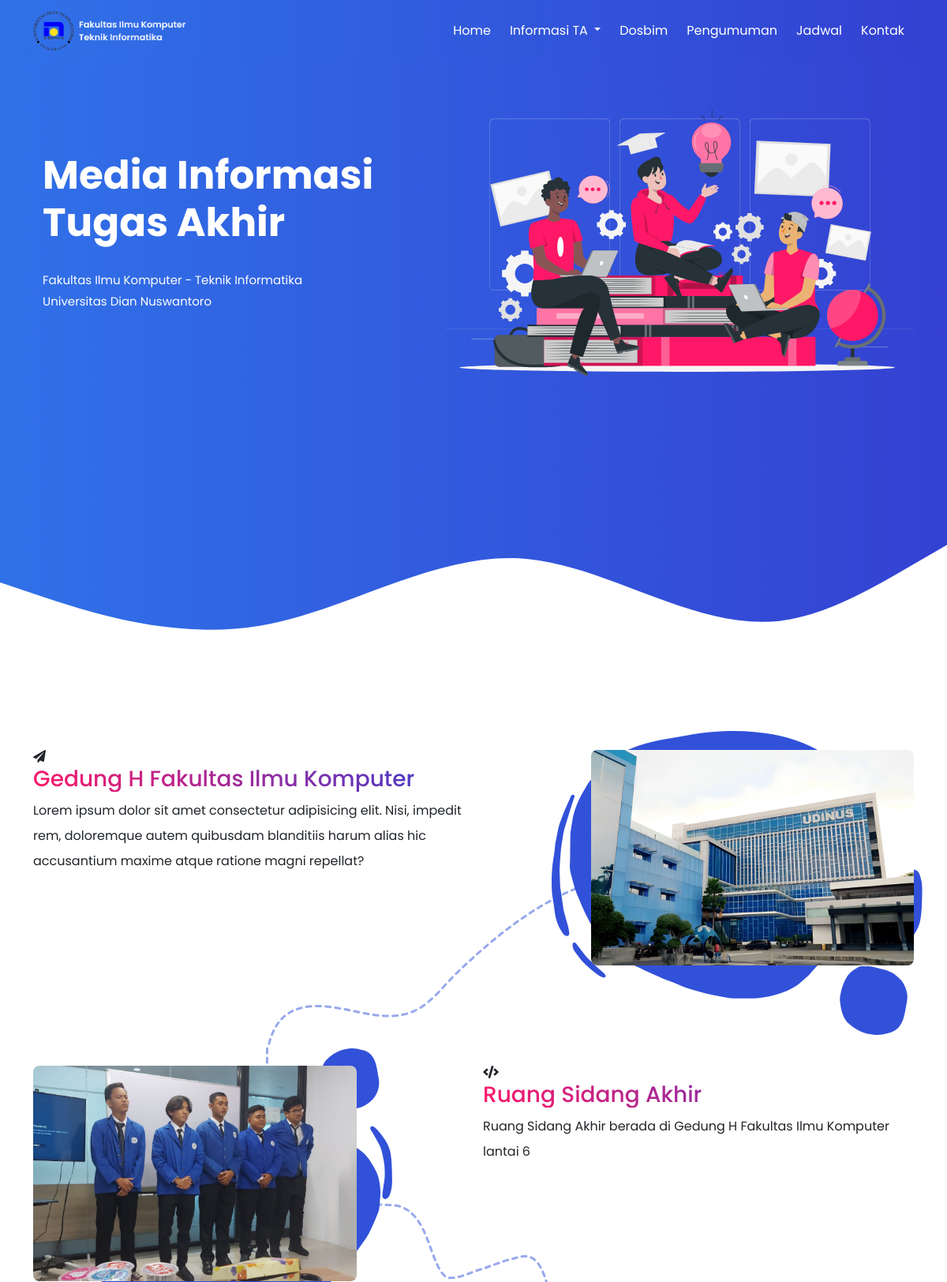
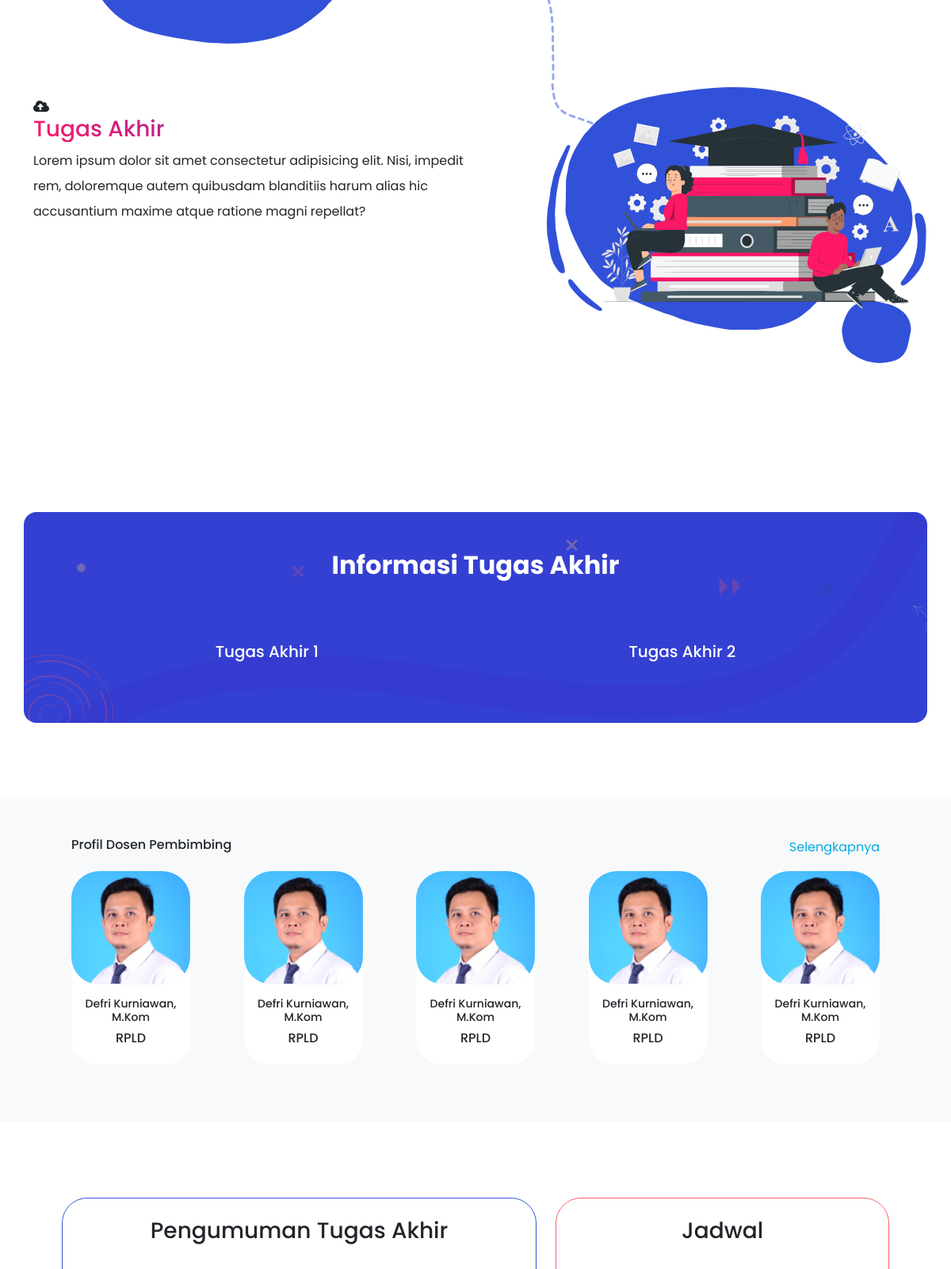
The page / (upper part) on the database its author committed (2 pictures, top to bottom).
### tables this page shows
CREATE TABLE `tb_dosbim` (
  `id` int(11) NOT NULL,
  `npp` varchar(128) NOT NULL,
  `nama` varchar(128) NOT NULL,
  `bidang` varchar(128) NOT NULL,
  `gambar` varchar(128) NOT NULL
);

### application/controllers/Dashboard.php (called while the page is built, shortened)
<?php
class Dashboard extends CI_Controller
{
    public function index()
    {
        $data['dosbim'] = $this->model_dosbim->getDosbim();
        $this->load->view('layout/front-header');
        $this->load->view('layout/front-navbar');
        $this->load->view('front-end/index', $data);
        $this->load->view('layout/front-footer');
    }
}

### index.php (called while the page is built, shortened)
<?php
require_once BASEPATH.'core/CodeIgniter.php';

### application/models/model_dosbim.php (called while the page is built, shortened)
<?php
class model_dosbim extends CI_Model
{
    public function getDosbim()
    {
        $query = $this->db->get('tb_dosbim');
        return $query->result();
    }
}

### application/views/front-end/index.php (the view, shortened to what this page needs)
<nav class="navbar navbar-expand-lg menu navbar-dark fixed-top" id="navbar">
    <div class="container">
        <a class="navbar-brand" href="<?php echo base_url('dashboard') ?>">
            <img src="<?php echo base_url() ?>assets/front-end/assets/images/lgo.png" alt="logo" width="200" height="50" class="d-inline-block align-text-top">
        </a>
        <div class="collapse navbar-collapse" id="navbarSupportedContent">
            <ul class="navbar-nav ms-auto mb-2 mb-lg-0 small fw-bolder">
                <li class="nav-item mx-1"><a class="nav-link" href="<?php echo base_url('dashboard') ?>">Home</a>
                </li>
                <li class="nav-item dropdown mx-1">
                    <a class="nav-link dropdown-toggle" href="#" id="informasiDropdown" role="button" data-bs-toggle="dropdown" aria-haspopup="true" aria-expanded="false">
                        Informasi TA
                    </a>
                </li>
                <li class="nav-item mx-1"><a class="nav-link" href="<?php echo base_url('dashboard/dosbim') ?>">Dosbim</a>
                </li>
                <li class="nav-item mx-1"><a class="nav-link" href="<?php echo base_url('dashboard/pengumuman') ?>">Pengumuman</a>
                </li>
                <li class="nav-item mx-1"><a class="nav-link" href="<?php echo base_url('dashboard/jadwal') ?>">Jadwal</a></li>
                <li class="nav-item mx-1"><a class="nav-link" href="<?php echo base_url('dashboard/kontak') ?>">Kontak</a></li>
            </ul>
        </div>
    </div>
</nav>
<div id="home" class="intro-section">
    <div class="container">
        <div class="row justify-content-center">
            <div class="col-lg-5 col-md-12 col-sm-12 ">
                <div class="container mt-lg-5">
                    <div class="header-hero-content text-center pt-sm-5" style="margin-top: 80px;" data-aos="fade-right" data-aos-duration="1500">
                        <h2 class="header-title mt-sm-5">Media Informasi Tugas Akhir</h2>
                        <p class="text text-title">Fakultas Ilmu Komputer - Teknik Informatika</p>
                        <p class="text text-title mt-1">Universitas Dian Nuswantoro</p>
                    </div>
                </div>
            </div>
            <div class="col-lg-7 col-md-12 col-sm-12 mt-md-5 mb-md-5" data-aos="fade-left" data-aos-duration="1500">
                <img src="<?php echo base_url() ?>assets/front-end/assets/images/banner1.svg" alt="" class="mt-lg-5 ms-lg-5">
            </div>
        </div>
    </div>
</div>
<section class="bg-white py-5 my-5 mt-md-5">
    <div class="container" style="background-image: url('<?php echo base_url() ?>assets/front-end/assets/images/section1.svg'); height: 400px;">
        <div class="row">
            <div class="col-lg-6 col-md-6 col-sm-12 col-xs-12 services mt-4">
                <div class="services__content" data-aos="fade-right" data-aos-duration="1000">
                    <div class="icon d-block fas fa-paper-plane"></div>
                    <h3 class="display-3--title mt-1 txt-gradient">Gedung H Fakultas Ilmu Komputer</h3>
                    <p class="lh-lg">
                        Lorem ipsum dolor sit amet consectetur adipisicing elit. Nisi, impedit rem, doloremque
                        autem quibusdam blanditiis harum alias hic accusantium maxime atque ratione magni
                        repellat?
                    </p>
                </div>
            </div>
            <div class="col-lg-6 col-md-6 col-sm-12 col-xs-12 services mt-4 text-end" data-aos="fade-left" data-aos-duration="1000">
                <div>
                    <img src="<?php echo base_url() ?>assets/front-end/assets/images/dinus600.jpg" alt="..." class="h-75 w-75">
                </div>
            </div>
        </div>
    </div>
    <div class="container" style="background-image: url('<?php echo base_url() ?>assets/front-end/assets/images/section2.svg'); height: 400px;">
        <div class="row">
            <div class="col-lg-6 col-md-6 col-sm-12 col-xs-12 services mt-4 text-start" data-aos="fade-right" data-aos-duration="1000">
                <div>
                    <img src="<?php echo base_url() ?>assets/front-end/assets/images/img-2-600.png" alt="..." class="h-75 w-75">
                </div>
            </div>
            <div class="col-lg-6 col-md-6 col-sm-12 col-xs-12 services mt-4">
                <div class="services__content" data-aos="fade-left" data-aos-duration="1000">
                    <div class="icon d-block fas fa-code"></div>
                    <h3 class="display-3--title mt-1 txt-gradient">Ruang Sidang Akhir</h3>
                    <p class="lh-lg">
                        Ruang Sidang Akhir berada di Gedung H Fakultas Ilmu Komputer lantai 6
                    </p>
                </div>
            </div>
        </div>
    </div>
    <div class="container" style="background-image: url('<?php echo base_url() ?>assets/front-end/assets/images/section3.svg'); height: 400px;">
        <div class="row">
            <div class="col-lg-6 col-md-6 col-sm-12 col-xs-12 services mt-4">
                <div class="services__content" data-aos="fade-right" data-aos-duration="1000">
                    <div class="icon d-block fas fa-cloud-upload-alt"></div>
                    <h3 class="display-3--title mt-1 txt-gradient">Tugas Akhir</h3>
                    <p class="lh-lg">
                        Lorem ipsum dolor sit amet consectetur adipisicing elit. Nisi, impedit rem, doloremque
                        autem quibusdam blanditiis harum alias hic accusantium maxime atque ratione magni
                        repellat?
                    </p>
                </div>
            </div>
            <div class="col-lg-6 col-md-6 col-sm-12 col-xs-12 services mt-4 text-end" data-aos="fade-left" data-aos-duration="1000">
                <div>
                    <img src="<?php echo base_url() ?>assets/front-end/assets/images/p2.svg" alt="..." class="h-75 w-75">
                </div>
            </div>
        </div>
    </div>
</section>
<section class="py-5">
    <div class="container px-5 rounded-4" style="background-image: url('<?php echo base_url() ?>assets/front-end/assets/images/info.svg'); background-size: cover;" data-aos="fade-up" data-aos-duration="2000" data-aos-delay="100">
        <div class="row ">
            <div class="col-lg-12 ">
                <div class="text-center my-5">
                    <h2 class="display-7 fw-bolder mb-5 "><span class="text-white d-inline ">Informasi Tugas
                            Akhir</span></h2>
                    <div class="d-flex justify-content-center fs-5 gap-1 ">
                        <h3 class="paragraf1"><a href="<?php echo base_url('dashboard/info_ta1') ?>" class="text-white text-decoration-none"> Tugas Akhir 1</a></h3>
                        <h3 class="paragraf1"><a href="<?php echo base_url('dashboard/info_ta2') ?>" class="text-white text-decoration-none"> Tugas Akhir 2</a></h3>
                    </div>
                </div>
            </div>
        </div>
    </div>
</section>
<section class="bg-light py-5 my-5">
    <div class="container px-5 ">
        <div class="container ">
            <div class="row mb-2">
                <div class="col-6 " data-aos="fade-right" data-aos-duration="2000">
                    <h5 class="txt-profil">Profil Dosen Pembimbing</h5>
                </div>
                <div class="col-6 text-end " data-aos="fade-left" data-aos-duration="2000">
                    <a href="<?php echo base_url('dashboard/dosbim') ?>" class="text-gradient text-decoration-none text-judul">Selengkapnya</a>
                </div>
            </div>
        </div>
        <div class="row gx-5">
            <div class="col-lg-12 col-md-12">
                <div class="text-center my-2 ">
                    <div class="container ">
                        <div class="row  justify-content-between">
                            <?php foreach ($dosbim as $dsn) : ?>
                                <div class="col-lg-2 col-md-6 col-sm-4 mb-3 " data-aos="fade-up" data-aos-duration="2000">
                                    <div class="card rounded-5 border-0 ">
                                        <img src="<?php echo base_url('uploads/' . $dsn->gambar); ?>" class="card-img-top card2" alt="Profile Picture 1" style="border-radius: 35px;">
                                        <div class="card-body ">
                                            <h5 class="card-title small">
                                                <?php echo $dsn->nama; ?>
                                            </h5>
                                            <h6 class="card-title card-sub-title">
                                                <?php echo $dsn->bidang; ?>
                                            </h6>
                                        </div>
                                    </div>
                                </div>
                            <?php endforeach; ?>
                        </div>
                    </div>
                </div>
            </div>
        </div>
    </div>
</section>
<section class="py-5 my-5">
    <div class="container px-5">
        <div class="row d-flex justify-content-center">
            <div class="col-lg-7 col-md-8 col-sm-6 text-center" data-aos="fade-right" data-aos-duration="2000">
                <div class="card rounded-5" style="border-color:#3257dc;">
                    <div class="container">
                        <div class="row">
                            <div class="col-lg-12 text-center my-4">
                                <h3>Pengumuman Tugas Akhir</h3>
                            </div>
                        </div>
                    </div>
                </div>
            </div>
            <div class="col-lg-5 col-md-4 col-sm-6 text-center" data-aos="fade-left" data-aos-duration="2000">
                <div class="card rounded-5" style="border-color:#FF5F6D;">
                    <div class="container">
                        <div class="row">
                            <div class="col-lg-12 text-center my-4">
                                <h3>Jadwal</h3>
                            </div>
                        </div>
                    </div>
                </div>
            </div>
        </div>
    </div>
</section>

### rows shown on the page
tb_dosbim: gambar (picture), nama "Defri Kurniawan, M.Kom", bidang "RPLD"
tb_dosbim: gambar (picture), nama "Defri Kurniawan, M.Kom", bidang "RPLD"
tb_dosbim: gambar (picture), nama "Defri Kurniawan, M.Kom", bidang "RPLD"
tb_dosbim: gambar (picture), nama "Defri Kurniawan, M.Kom", bidang "RPLD"
tb_dosbim: gambar (picture), nama "Defri Kurniawan, M.Kom", bidang "RPLD"
